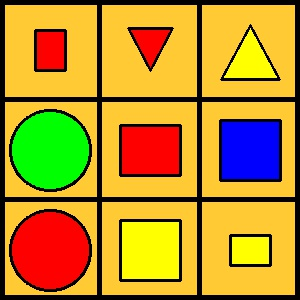
#> input picture test_images/board_8.jpg, 300 x 300 px
$ python task1_main.py   (Python 2 division)
#> lines starting #> are read from the running program, lines starting #| are printed output that depends on the picture; after the words box and inside, x2 and y2 are one past the last pixel; in counts of white or black regions, pixels touching at a corner belong together
# -*- coding: utf-8 -*-

import cv2
import numpy as np

# ******* WRITE YOUR FUNCTION, VARIABLES etc HERE


def main(board_filepath, container_filepath):
	'''
This function is the main program which takes image of game-board and
container as argument. Team is expected to insert their part of code as
required to solve the given task (function calls etc).


Function name: main()

Input argument: board_filepath and container_filepath.

Return:
1 - List of tuples which is the expected final output. See Task1_Description for detail.
2 - List of tuples for objects on board. See Task1_Description for detail.
	'''
#> called with board_filepath = 'test_images/board_8.jpg', container_filepath = 'test_images/container_3.jpg'
        board_objects = []		# List to store output of board -- DO NOT CHANGE VARIABLE NAME
        output_list = []		# List to store final output 	-- DO NOT CHANGE VARIABLE NAME
        position=0
        container_objects = []
        board_area=[]
        container_area=[]
        shape='none'
        board_shape=["none","none","none","none","none","none","none","none","none"]
        container_shape=["none","none","none","none","none","none","none","none","none","none","none","none","none","none","none","none"]


	##### WRITE YOUR CODE HERE - STARTS

	# cv2.imshow("board_filepath - press Esc to close",cv2.imread(board_filepath))			- For check - remove
	# cv2.imshow("container_filepath - press Esc to close",cv2.imread(container_filepath))

        board=cv2.imread(board_filepath)
#> board is the input picture: shape (300, 300, 3); mean B, G, R 42.7, 142.8, 184.7
        container=cv2.imread(container_filepath)
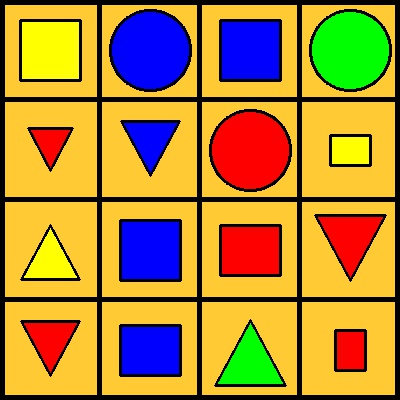
#> input picture test_images/container_3.jpg, 400 x 400 px
#> container is the input picture: shape (400, 400, 3); mean B, G, R 57.7, 135.2, 174.2

    ##board shapes
        img_hsv = cv2.cvtColor(board, cv2.COLOR_BGR2HSV)
#> img_hsv: shape (300, 300, 3); mean H, S, V 27.3, 219.1, 207.1

    # lower mask (0-10)
        lower_red = np.array([0,50,50])
        upper_red = np.array([10,255,255])
        mask0 = cv2.inRange(img_hsv, lower_red, upper_red)
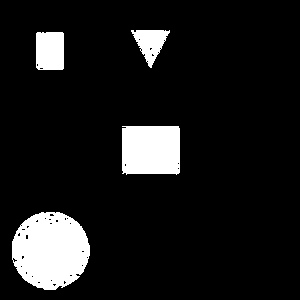
#> mask0: shape (300, 300); 10.3% white; 4 white regions, box (x1, y1, x2, y2) and area: (12, 212, 90, 290) 4690, (122, 126, 180, 175) 2771, (36, 32, 64, 70) 1050, (131, 30, 170, 68) 764

    # upper mask (170-180)
        lower_red = np.array([170,50,50])
        upper_red = np.array([180,255,255])
        mask1 = cv2.inRange(img_hsv, lower_red, upper_red)
#> mask1: shape (300, 300); 0.16% white in thin lines or dots, all inside (x1, y1, x2, y2) = (13, 30, 179, 288)
    #
        lower_blue = np.array([110,50,50])
        upper_blue = np.array([130,255,255])
        mask2 = cv2.inRange(img_hsv, lower_blue, upper_blue)
#> mask2: shape (300, 300); 3.9% white; 1 white region, box (x1, y1, x2, y2) and area: (221, 121, 280, 180) 3477
    #
        lower_green = np.array([50,100,100])
        upper_green = np.array([70,255,255])
        mask3 = cv2.inRange(img_hsv, lower_green, upper_green)
#> mask3: shape (300, 300); 5.2% white; 1 white region, box (x1, y1, x2, y2) and area: (12, 112, 89, 189) 4651
    #
        lower_yellow = np.array([20,240,240])
        upper_yellow = np.array([40,255,255])
        mask4 = cv2.inRange(img_hsv, lower_yellow, upper_yellow)
#> mask4: shape (300, 300); 5.4% white; 3 white regions, box (x1, y1, x2, y2) and area: (123, 223, 177, 277) 2916, (227, 32, 275, 77) 1111, (233, 239, 267, 263) 816
    # join my masks
    #mask = mask0+mask1
        mask=mask4+mask3+mask2+mask1+mask0
#> mask: shape (300, 300); 24.9% white; 9 white regions, largest, box (x1, y1, x2, y2) and area: (12, 212, 90, 290) 4782, (12, 112, 89, 189) 4651, (221, 121, 280, 180) 3477

    # set my output img to zero everywhere except my mask
        output_img = board.copy()
        output_img[np.where(mask==0)] = 0

    # or your HSV image, which I *believe* is what you want
        output_hsv = img_hsv.copy()
        output_hsv[np.where(mask==0)] = 0
#> output_hsv: shape (300, 300, 3); mean H, S, V 9.6, 62.9, 61.2
        bgr_out=cv2.cvtColor(output_hsv,cv2.COLOR_HSV2BGR)

    #
        x,y,z=board.shape
#> x = 300; y = 300; z = 3
        for i in range(3):
                for j in range(3):
                        img1=mask[(((i*x)/3)+8):((((i+1)*x)/3)-8),(((j*y)/3)+8):((((j+1)*y)/3)-8)]
            # [6 lines of commented-out code are left out]
                        contours,h = cv2.findContours(img1,1,2)

                        for cnt in contours:
                                approx = cv2.approxPolyDP(cnt,0.02*cv2.arcLength(cnt,True),True)
                                if len(approx)==3:
                                        board_shape[position]="Triangle"
                                        #cv2.drawContours(img1,[cnt],0,(0,255,0),-1)
                                elif len(approx)==4:
                                        board_shape[position]="4-sided"
                                        #cv2.drawContours(img1,[cnt],0,(0,0,255),-1)

                                elif len(approx) > 7:
                                        board_shape[position]="Circle"
                                        break
                                else :
                                        board_shape[position]="none"
                        position=position+1
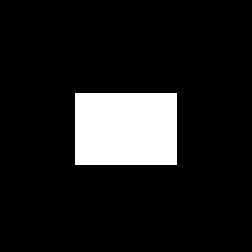
#> img1: shape (84, 84) (shown 3 times larger); 11.6% white; 1 white region, box (x1, y1, x2, y2) and area: (25, 31, 59, 55) 816
#> after the loop, board_shape = ['4-sided', 'Triangle', 'Triangle', 'Circle', '4-sided', '4-sided', 'Circle', '4-sided', '4-sided']; position = 9


        #print board_shape

        position=0

        ##board objects
        (x,y,z)=board.shape
        for i in range(3):
                for j in range(3):
                        position=position+1
                        img1=board[(((i*x)/3)):((((i+1)*x)/3)),(((j*y)/3)):((((j+1)*y)/3)),:]
                        gray=cv2.cvtColor(img1,cv2.COLOR_BGR2GRAY)
                        ret,thresh = cv2.threshold(gray,127,255,1)
                        contours,h = cv2.findContours(thresh,1,2)
                        cnt=contours[0]
                        (p,q,s)=img1.shape
                        (B,G,R)=img1[p/2,q/2]
                        if (B<10 and G<10 and R>200):
                                colour="red"
                        if (B<10 and R<10 and G>200):
                                colour="green"
                        if (G<10 and R<10 and B>200):
                                colour="blue"
                        if (B<10 and R>200 and G>200):
                                colour="yellow"

                        board_objects=  board_objects + [(position,colour,board_shape[(position-1)])]
                        board_area = board_area + [(cv2.contourArea(cnt),cv2.arcLength(cnt,True),colour)]
#> img1: shape (100, 100, 3)
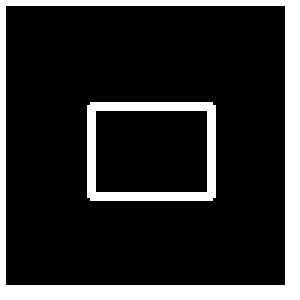
#> thresh: shape (100, 100) (shown 3 times larger); 17.7% white; 2 white regions, box (x1, y1, x2, y2) and area: (0, 0, 100, 100) 1351, (29, 34, 72, 67) 416
#> after the loop, board_area = [(1342, 145.7, 'red'), (1046, 151.9, 'red'), (1414, 177.2, 'yellow'), (4760, 258.1, 'green'), (3222, 225.7, 'red'), (3842, 245.7, 'blue'), (5300, 274.1, 'red'), (3362, 229.7, 'yellow'), (1062, 129.7, 'yellow')]; board_objects = [(1, 'red', '4-sided'), (2, 'red', 'Triangle'), (3, 'yellow', 'Triangle'), (4, 'green', 'Circle'), (5, 'red', '4-sided'), (6, 'blue', '4-sided'), (7, 'red', 'Circle'), (8, 'yellow', '4-sided'), (9, 'yellow', '4-sided')]; position = 9
        position=0
        #print board_objects


        ##container objects
        (x,y,z)=container.shape
#> x = 400; y = 400
        for i in range(4):
                for j in range(4):
                        position=position+1
                        img1=container[(((i*x)/4)):((((i+1)*x)/4)),(((j*y)/4)):((((j+1)*y)/4)),:]
                        gray=cv2.cvtColor(img1,cv2.COLOR_BGR2GRAY)
                        ret,thresh = cv2.threshold(gray,127,255,1)
                        contours,h = cv2.findContours(thresh,1,2)
                        cnt=contours[0]
                        (p,q,s)=img1.shape
                        (B,G,R)=img1[p/2,q/2]
                        if (B<10 and G<10 and R>200):
                                colour='red'
                        if (B<10 and R<10 and G>200):
                                colour="green"
                        if (G<10 and R<10 and B>200):
                                colour="blue"
                        if (B<10 and R>200 and G>200):
                                colour="yellow"
                        if (B<10 and R<10 and G<10):
                                colour="none"

                        container_objects=  container_objects + [(position,colour,shape)]
                        container_area = container_area + [(cv2.contourArea(cnt),cv2.arcLength(cnt,True),colour)]
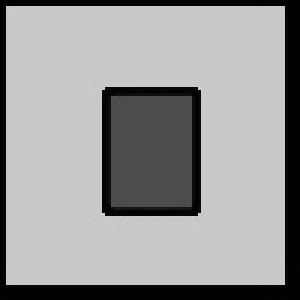
#> gray: shape (100, 100) (shown 3 times larger); min 0, max 205, mean 153.5
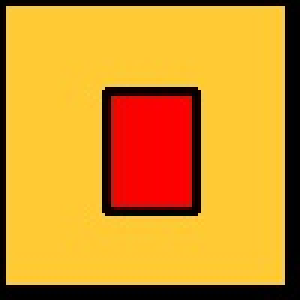
#> img1: shape (100, 100, 3) (shown 3 times larger); mean B, G, R 40.9, 146.7, 209.5
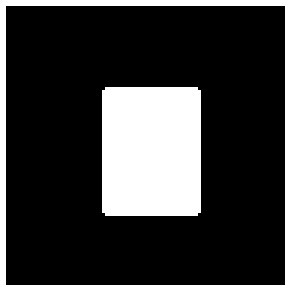
#> thresh: shape (100, 100) (shown 3 times larger); 27.7% white; 2 white regions, box (x1, y1, x2, y2) and area: (34, 29, 67, 72) 1415, (0, 0, 100, 100) 1351
#> after the loop, container_area = 16 items, first 6: (3362, 229.7, 'yellow'), (5300, 274.1, 'blue'), (3842, 245.7, 'blue'), (4760, 258.1, 'green'), (1046, 151.9, 'red'), (1721, 195.7, 'blue'); container_objects = 16 items, first 6: (1, 'yellow', 'none'), (2, 'blue', 'none'), (3, 'blue', 'none'), (4, 'green', 'none'), (5, 'red', 'none'), (6, 'blue', 'none'); position = 16

        #print container_objects
        #print container_area
        #print board_area
        position=0

        #matching
        flag=0
        for i in range(9):
                for j in range(16):
                        if board_objects[i][1]==container_objects[j][1] and board_area[i]==container_area[j] :
                                flag=1
                                output_list =output_list + [(i+1,j+1)]
                                break
                if flag==0:
                        output_list =output_list + [(i+1,0)]
                else:
                        flag=0

        #print output_list

	# #### NO EDIT AFTER THIS

# DO NOT EDIT
# return Expected output, which is a list of tuples. See Task1_Description for detail.
	return board_objects, output_list


'''
Below part of program will run when ever this file (task1_main.py) is run directly from terminal/Idle prompt.

'''
if __name__ == '__main__':


	board_filepath = "test_images/board_8.jpg"    			# change filename of board provided to you
	container_filepath = "test_images/container_3.jpg"		# change filename of container as required for testing

	main(board_filepath,container_filepath)

	cv2.waitKey(0)
	cv2.destroyAllWindows()
